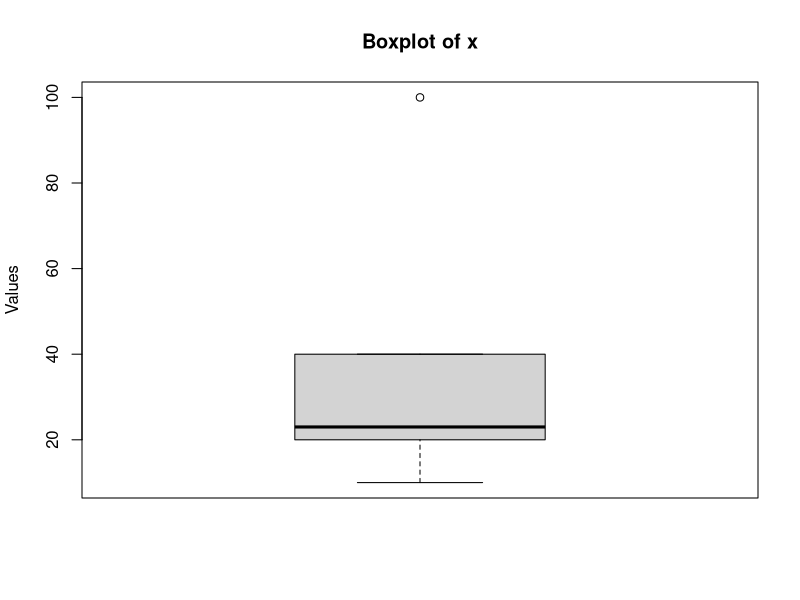

This figure's R source: (Note: this script raises an error after producing the figure.)
# 1. Getting multi-way table with array
# a. Create a 3-way table using the array function
data <- data.frame(
    gender = c("Male", "Female", "Male", "Female"),
    age = c("Young", "Old", "Old", "Young"),
    result = c("Pass", "Fail", "Pass", "Fail")
)
# Create a multi-way table
table_data <- table(data$gender, data$age, data$result)
print(table_data)

table_3way <- with(data, table(gender, age, result))
print(table_3way)

#  b. Creating class interval of continuous variable
ages <- c(15, 17, 22, 35, 40, 25, 28, 45, 55, 60, 70)
# Create class intervals
age_intervals <- cut(
    ages, 
    breaks = c(0, 20, 30, 40, 50, 60, 70, 80), 
    right = FALSE
)
table(age_intervals)


#4.  Reference ranges and outliers
# Reference ranges are typically defined as the 2.5th and 97.5th percentiles of a normal distribution.
# Outliers are typically defined as values that fall outside of the 1.5 times the interquartile range (IQR) from the first and third quartiles.
x <- c(10, 20, 21, 25, 40, 100)

# a.Reference Range based mean
mean_x <- mean(x)
sd_x <- sd(x)
lower_bound <- mean_x - 1.96 * sd_x
upper_bound <- mean_x + 1.96 * sd_x
cat("Reference Range: [", lower_bound, ", ", upper_bound, "]\n")

# b.Reference ranged based on median
median_x <- median(x)
q1_x <- quantile(x, 0.25)
q3_x <- quantile(x, 0.75)
iqr_x <- IQR(x)
lower_bound <- q1_x - 1.5 * iqr_x
upper_bound <- q3_x + 1.5 * iqr_x
cat("Reference Range: [", lower_bound, ", ", upper_bound, "]\n")

# c. Outliers
outliers <- x[x < lower_bound | x > upper_bound]
cat("Outliers: ", outliers, "\n")

# boxplot
boxplot(x, main = "Boxplot of x", ylab = "Values")

# 2078
# Tidy data
# Tidy data is a way of structuring datasets to make them easier to work with.
# In tidy data, each variable forms a column, each observation forms a row, and each type of observational unit forms a table.
# The tidyverse package in R provides a set of packages designed for data science that share an underlying design philosophy, grammar, and data structures.

library(tidyverse)
library(tidyr)
# Tidy data example
data <- data.frame(
    id = c(1, 2, 3, 4),
    age = c(25, 30, 35, 40),
    result = c("Pass", "Fail", "Pass", "Fail")
)
print(data)


# Data frame subsetting
df <- data.frame(matrix(1:25, nrow = 5, byrow = TRUE))
print(df)

# 1st 2 rows
df[1:2, ]
# 1st 2 rows and 1st 2 columns
df[1:2, 1:2]
# 3rd and 5th rows, 2nd and 4th columns
df[c(3,5), c(2, 4)]
# add new 5 rows
df <- rbind(df, matrix(26:50, nrow = 5, byrow = TRUE))
print(df)
